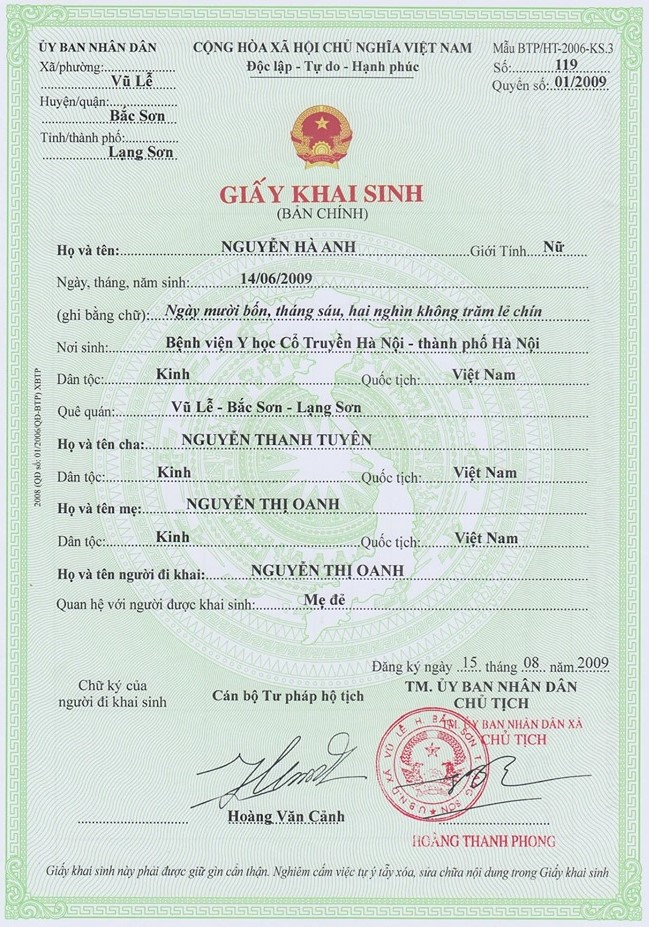
#> input picture Open_cv/photos/sample1.jpg, 649 x 927 px, found by its file name
$ python complete1.py
#> lines starting #> are read from the running program, lines starting #| are printed output that depends on the picture
import cv2
import pytesseract

pytesseract.pytesseract.tesseract_cmd = r'C:\Program Files\Tesseract-OCR\tesseract.exe'

# Đường dẫn đến hình ảnh
image_path = r'D:\Test_Lab\Open_cv\photos\sample1.jpg'  # Sử dụng r'' để tránh lỗi escape

# Đọc hình ảnh từ file
image = cv2.imread(image_path)
#> image is the input picture: shape (927, 649, 3); mean B, G, R 213.3, 220.1, 208.9
if image is None:
    print("Error: Không thể đọc hình ảnh. Vui lòng kiểm tra đường dẫn.")
else:
    # Chuyển đổi sang ảnh xám
    image = cv2.cvtColor(image, cv2.COLOR_BGR2GRAY)
#> image: shape (927, 649)

    # Kiểm tra kích thước
    height, width = image.shape
#> height = 927; width = 649
    print("width : ", width)
#| width :  649
    print("height : ", height)
#| height :  927

    # Hàm để vẽ hình chữ nhật
    def draw_rectangle(image, x1, y1, x2, y2):
        cv2.rectangle(image, (x1, y1), (x2, y2), (0, 255, 0), 2)  # Vẽ hình chữ nhật màu xanh lá

    # Hàm để cắt và trích xuất văn bản từ ảnh
    def extract_text_from_image(image, x1, y1, x2, y2):
        if x1 >= 0 and x2 <= width and y1 >= 0 and y2 <= height:
            # Cắt một phần của ảnh
            cropped_image = image[y1:y2, x1:x2]
            # Trích xuất văn bản từ ảnh đã cắt
            text = pytesseract.image_to_string(cropped_image, lang='vie')
            return text, cropped_image
        else:
            return "Tọa độ không hợp lệ.", None

    # Xác định tọa độ cắt 1
    x1, y1 = 0, 0
    x2, y2 = int(width * 0.3), int(height * 0.25)
#> x2 = 194; y2 = 231
    draw_rectangle(image, x1, y1, x2, y2)  # Vẽ hình chữ nhật
#> in draw_rectangle, `cv2.rectangle(image, (x1, y1), (x2, y2), (0, 255, 0), 2)`:
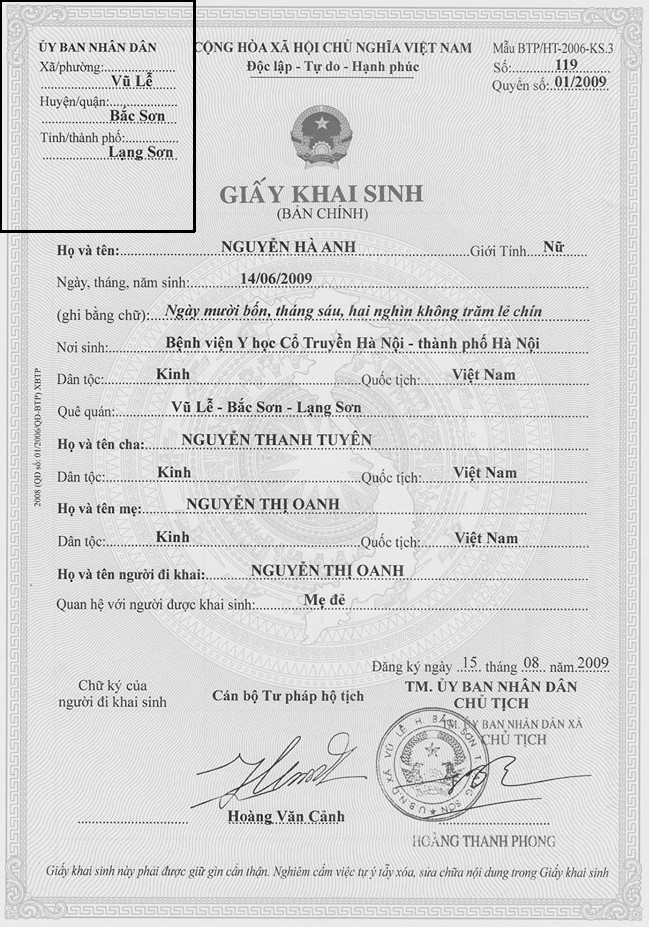
#> image: shape (927, 649); min 0, max 255, mean 215.1
    text, cropped_image = extract_text_from_image(image, x1, y1, x2, y2)
#> in extract_text_from_image, `cropped_image = image[y1:y2, x1:x2]`:
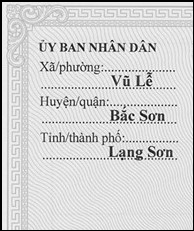
#> cropped_image: shape (231, 194); min 0, max 255, mean 210.1
#> (the run stopped early here; a loop or call above may not have finished)

$ run again, with Open_cv/photos/sample2.jpg copied over Open_cv/photos/sample1.jpg
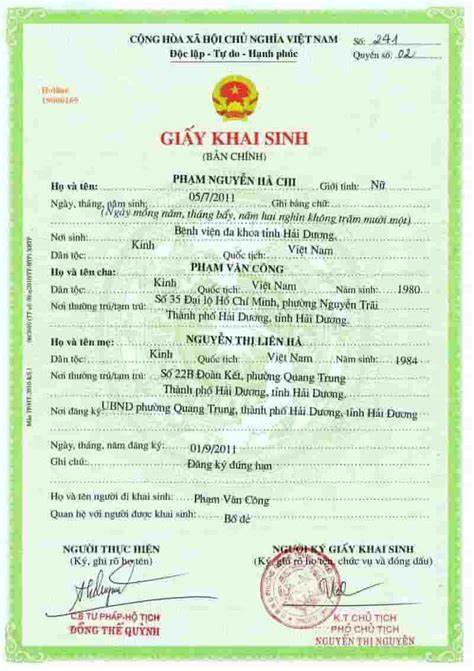
#> input picture Open_cv/photos/sample2.jpg, 474 x 671 px, found by its file name
#> image is the input picture: shape (671, 474, 3); mean B, G, R 207.7, 232.6, 213.7
#| width :  474
#| height :  671
#> in draw_rectangle, `cv2.rectangle(image, (x1, y1), (x2, y2), (0, 255, 0), 2)`:
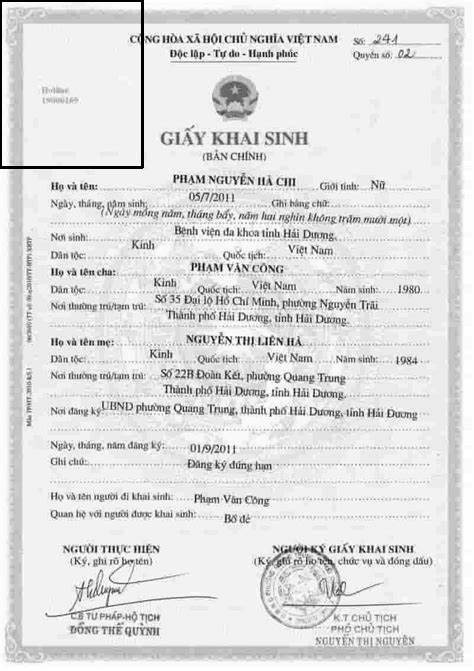
#> image: shape (671, 474); min 0, max 255, mean 223
#> in extract_text_from_image, `cropped_image = image[y1:y2, x1:x2]`:
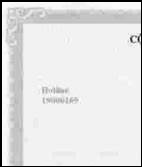
#> cropped_image: shape (167, 142); min 0, max 254, mean 225.1
